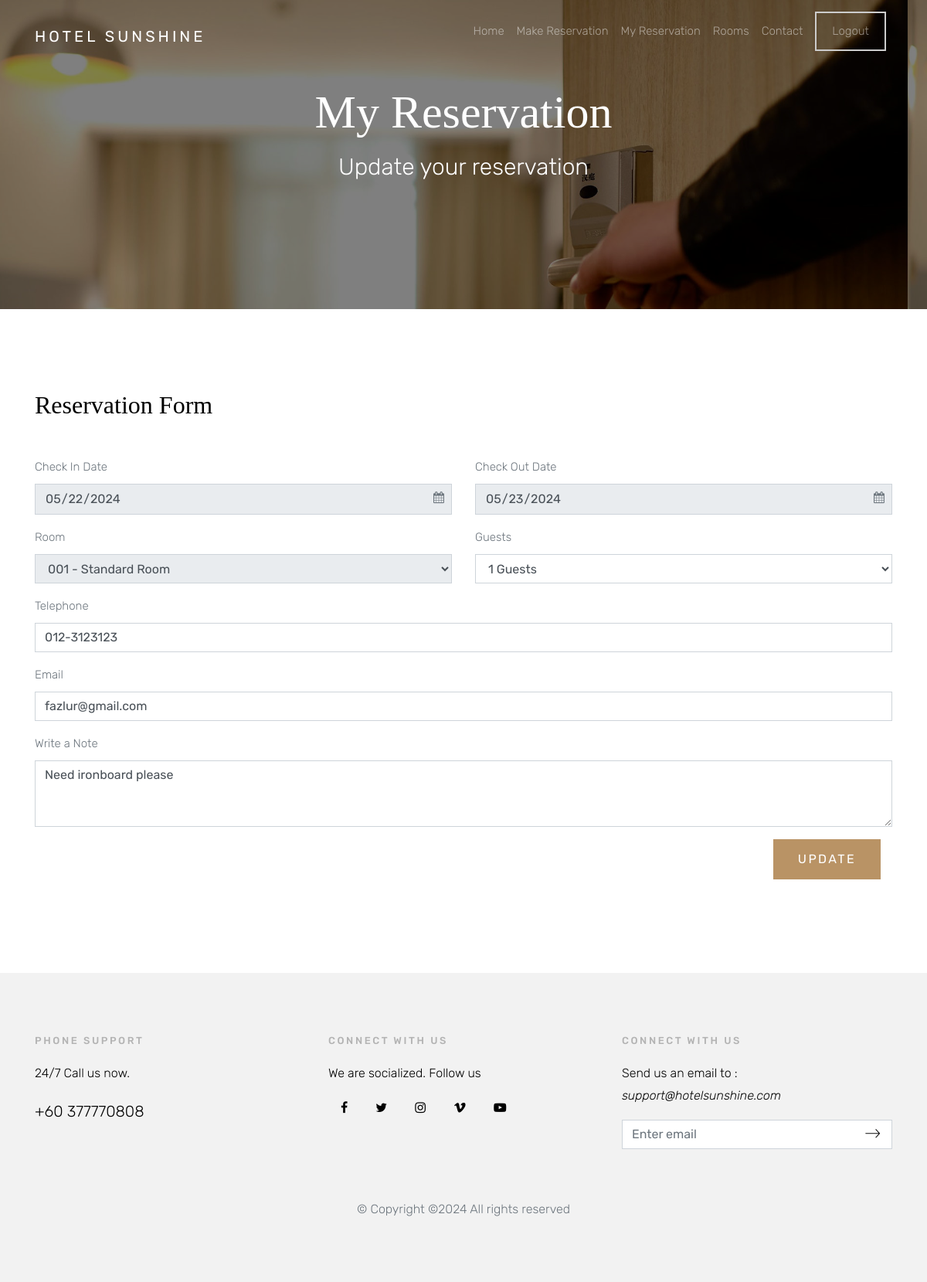
The page /customermodify.php?id=6 (signed in) on the database as committed earlier.
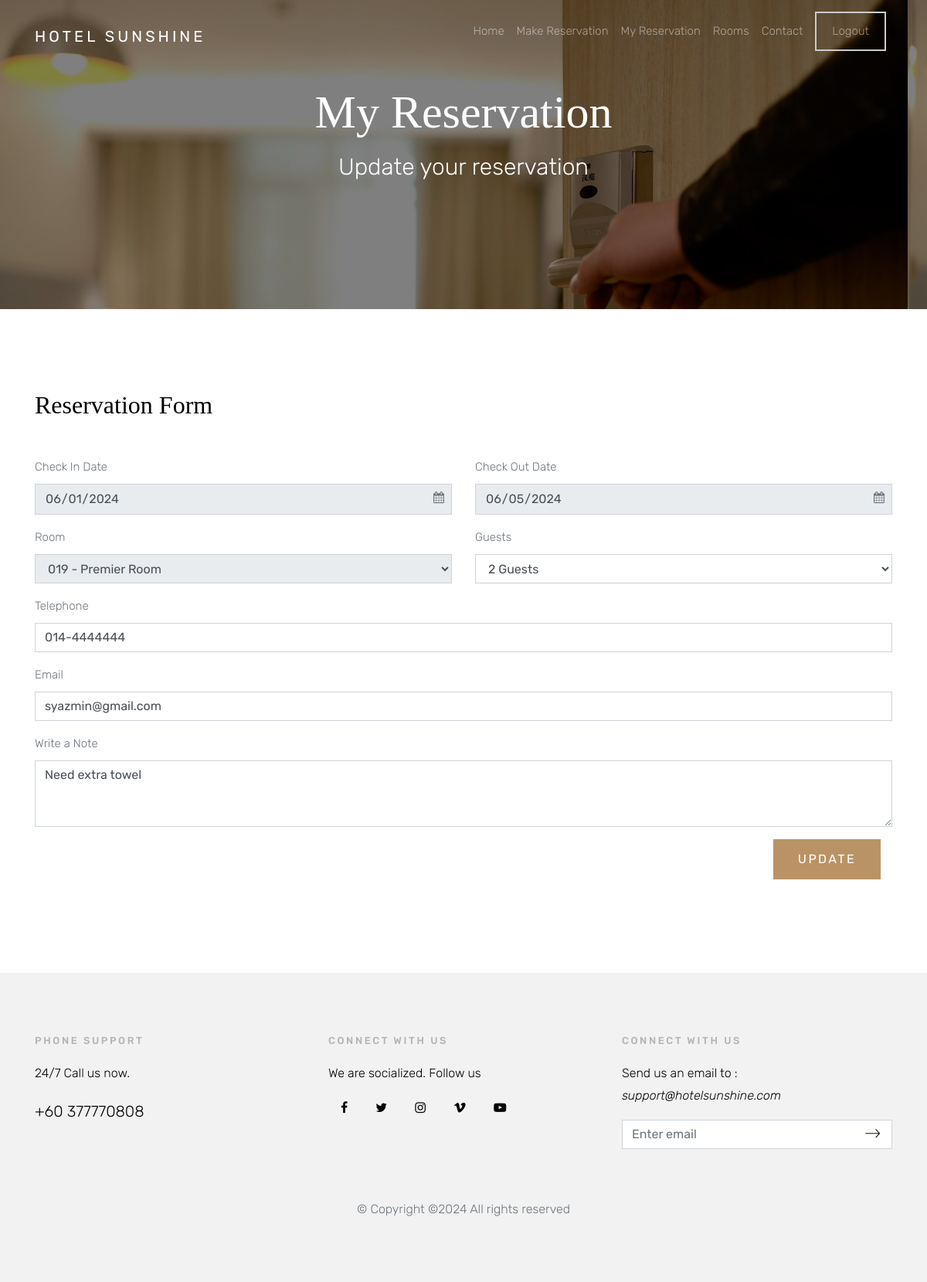
The same page on the database as committed later.
### tables this page shows
CREATE TABLE `o_book` (
  `x_bookid` int(10) NOT NULL,
  `x_room` varchar(10) NOT NULL,
  `x_user` varchar(30) NOT NULL,
  `x_datein` date NOT NULL,
  `x_dateout` date NOT NULL,
  `x_guestnum` int(2) NOT NULL,
  `x_totalfee` float NOT NULL,
  `x_status` int(5) NOT NULL,
  `x_cancelreason` varchar(500) NOT NULL,
  `payment_status` varchar(1) DEFAULT NULL,
  `x_emailaddr` varchar(50) NOT NULL,
  `x_telnum` varchar(15) NOT NULL,
  `x_comment` varchar(2000) NOT NULL,
  `x_createddate` datetime DEFAULT NULL
);

### customermodify.php (the view, shortened to what the changed rows need)
<?php
include ('dbconnect.php');
if(isset($_GET['id']))
{
    $bid = $_GET['id'];
}
$sqlb = "SELECT * FROM o_book WHERE x_bookid = '$bid'";
$resultb = mysqli_query($con,$sqlb);
$rowb = mysqli_fetch_array($resultb);
?>
<!doctype html>
<html lang="en">
  <head>
    <link rel="stylesheet" href="css/bootstrap.css">
    <link rel="stylesheet" href="css/animate.css">
    <link rel="stylesheet" href="css/owl.carousel.min.css">
    <link rel="stylesheet" href="fonts/ionicons/css/ionicons.min.css">
    <link rel="stylesheet" href="fonts/fontawesome/css/font-awesome.min.css">
    <link rel="stylesheet" href="css/magnific-popup.css">
    <link rel="stylesheet" href="https://cdnjs.cloudflare.com/ajax/libs/bootstrap-datepicker/1.8.0/css/bootstrap-datepicker.min.css">
    <link rel="stylesheet" href="css/style.css">
  </head>
  <body>
   <section class="site-hero site-hero-innerpage overlay" data-stellar-background-ratio="0.5" style="background-image: url(images/big_image_1.jpg);">
      <div class="container">
        <div class="row align-items-center site-hero-inner justify-content-center">
          <div class="col-md-12 text-center">
            <div class="mb-5 element-animate">
              <h1>My Reservation</h1>
            </div>
          </div>
        </div>
      </div>
    </section>
    <section class="site-section">
      <div class="container">
        <div class="row">
          <div class="col-md-12">
            <h2 class="mb-5">Reservation Form</h2>
            <form method="post" action="customermodifyprocess.php" onsubmit="return rsvConfirmation(event)">
                  <div class="row">
                      <div class="col-sm-6 form-group">
                          <div style="position: relative;">
                            <span class="fa fa-calendar icon" style="position: absolute; right: 10px; top: 10px;"></span>
                            <input type='date' class="form-control" id='chkin' name='checkindate' value="<?php echo $rowb['x_datein']; ?>" required readonly/>
                          </div>
                      </div>
                      <div class="col-sm-6 form-group">
                          <div style="position: relative;">
                            <span class="fa fa-calendar icon" style="position: absolute; right: 10px; top: 10px;"></span>
                            <input type='date' class="form-control" id='chkout' name='checkoutdate' value="<?php echo $rowb['x_dateout']; ?>" required readonly/>
                          </div>
                      </div>
                  </div>
                  <div class="row">
                    <div class="col-md-6 form-group">
                      <label for="sel1">Room</label>
                      <?php
                       echo "<select class='form-control' id='sel1' name='froom' readonly>";
                          $sql = "select
                          obo.x_bookid,
                          oro.x_roomid,
                          oro.x_roomtype
                          from o_book obo
                          left join o_room oro on oro.x_roomid = obo.x_room
                          where obo.x_bookid = '$bid'";
                          $result = mysqli_query($con, $sql);
                          $options = "";
                          while ($row = mysqli_fetch_array($result)) {
                              $options .= "<option value='" . $row['x_roomid'] . "'>" . $row['x_roomid'] . " - " . $row['x_roomtype'] . "</option>";
                          }
                          echo($options);
                        echo "</select>";
                          ?>
                  </div>
                    <div class="col-md-6 form-group">
                      <label for="message">Guests</label>
                      <select name="guestnum" id="room" class="form-control" onclick="setReadOnly()">
                          <option value="" id="readOnlyOption"><?php echo $rowb['x_guestnum']; ?> Guests</option>
                      </select>
                  </div>
                </div>
                 <div class="row">
                    <div class="col-md-12 form-group">
                      <label for="tel">Telephone</label>
                      <input type="tel" id="tel" class="form-control" placeholder="Format : [3]-[7 or 8] digit, eg : 012-3456789" pattern="[0-9]{3}-[0-9]{7}|[0-9]{3}-[0-9]{8}" name="tel" value="<?php echo $rowb['x_telnum']; ?>" required>
                    </div>
                 </div>
                  <div class="row">
                    <div class="col-md-12 form-group">
                      <label for="email">Email</label>
                      <input type="email" id="email" class="form-control" placeholder="Enter your email address" name="email"  value="<?php echo $rowb['x_emailaddr']; ?>" required>
                    </div>
                  </div>
                  <div class="row">
                    <div class="col-md-12 form-group">
                      <label for="comment">Write a Note</label>
                      <textarea id="message" class="form-control " cols="30" rows="3" placeholder="Enter if you have any special instructions" name="comment"><?php echo $rowb['x_comment']; ?></textarea>
                    </div>
                  </div>
                  </div>
              </div>
        </div>
    </section>
<?php include 'footer.php'; ?>

Rows that differ between the two databases and show on the page:
changed o_book: checkindate "05/22/2024" → "06/01/2024"; checkoutdate "05/23/2024" → "06/05/2024"; guestnum "1 Guests" → "2 Guests"; tel "012-3123123" → "014-4444444"; email "fazlur@gmail.com" → "syazmin@gmail.com"; comment "Need ironboard please" → "Need extra towel"
Other text that changed with them:
form field froom: "001 - Standard Room" → "019 - Premier Room"
